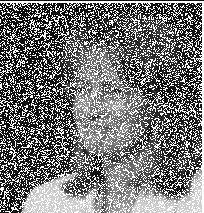
#> input picture Noisy_image.png, 204 x 213 px
$ python fourier_filtering.py
#> lines starting #> are read from the running program, lines starting #| are printed output that depends on the picture; after the words box and inside, x2 and y2 are one past the last pixel; in counts of white or black regions, pixels touching at a corner belong together
import cv2
import numpy as np
#____________________________________________________________________#

# ### Convert gray-scale image to Fourier domain:

image = cv2.imread('Noisy_image.png', cv2.IMREAD_GRAYSCALE)
#> image is the input picture: shape (213, 204); min 12, max 255, mean 122.5

image_pad = np.zeros((426,408))
image_pad[:image.shape[0], :image.shape[1]] = image
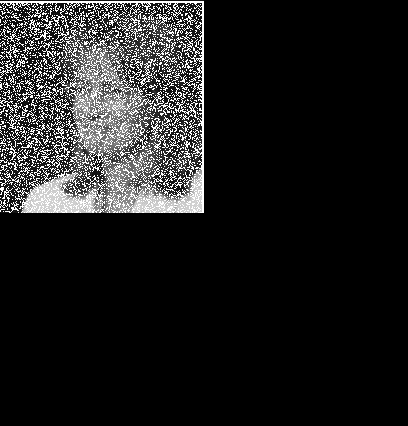
#> image_pad: shape (426, 408) float64; min 0, max 255, mean 30.6

dummy_image = np.zeros((426,408))

for i in range(dummy_image.shape[0]):
    for j in range(dummy_image.shape[1]):
        dummy_image[i, j] = image_pad[i, j] * (-1) ** (i + j)
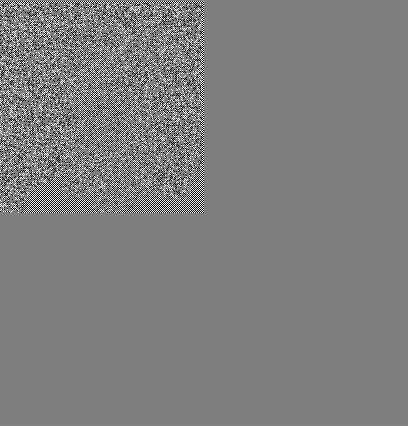
#> dummy_image: shape (426, 408) float64; min -255, max 255, mean 0; drawn with min black and max white


fourier_shift = np.fft.fft2(dummy_image)
visual_purpose = 15*np.log(np.abs(fourier_shift))
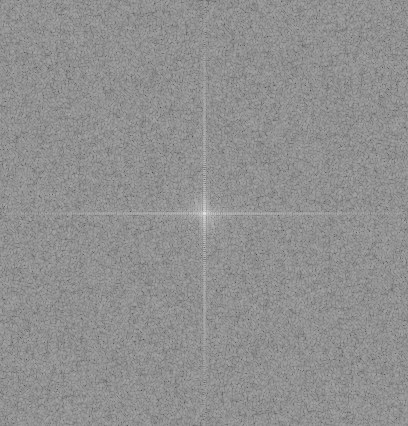
#> visual_purpose: shape (426, 408) float64; min 71.76, max 232.3, mean 144.7

cv2.imwrite('converted_fourier.png', visual_purpose)


#____________________________________________________________________#

# ### Gaussian Filter smoothing:

image = cv2.imread('Noisy_image.png', cv2.IMREAD_GRAYSCALE)

image_pad = np.zeros((426,408))
image_pad[:image.shape[0], :image.shape[1]] = image

dummy_image = np.zeros((426,408))

for i in range(dummy_image.shape[0]):
    for j in range(dummy_image.shape[1]):
        dummy_image[i, j] = image_pad[i, j] * (-1) ** (i + j)

fourier_shift = np.fft.fft2(dummy_image)

dummy = np.zeros((image_pad.shape[0], image_pad.shape[1]),dtype=np.float32)

max_size = 10
for i in range(image_pad.shape[0]):
    for j in range(image_pad.shape[1]):
        size = np.sqrt((i-image_pad.shape[0]/2)**2 + (j-image_pad.shape[1]/2)**2)
        if size <= max_size**2:
            dummy[i,j] = 1
        else:
             dummy[i,j] = 0
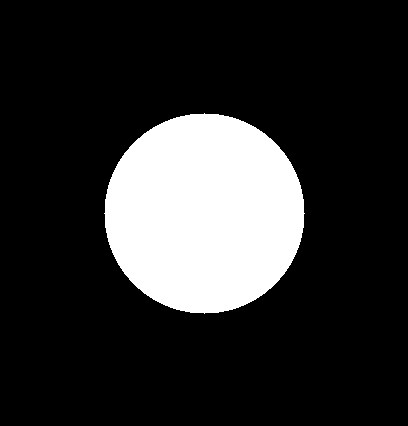
#> dummy: shape (426, 408) float32; values 0 (black) and 1 (white), 18.1% white; 1 white region, box (x1, y1, x2, y2) and area: (104, 113, 305, 314) 31417

low_frequency_shift = fourier_shift  * dummy
inverse_fourier_shift = np.fft.ifftshift(low_frequency_shift)
shifting_back = np.abs(np.fft.ifft2(inverse_fourier_shift))
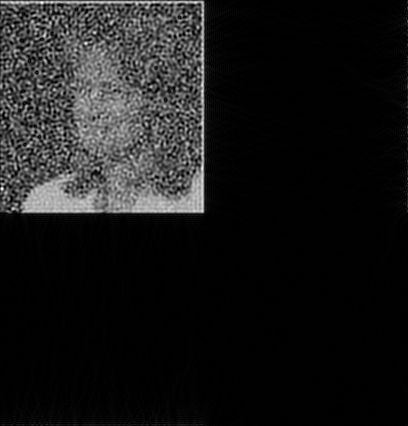
#> shifting_back: shape (426, 408) float64; min 3.21e-05, max 320.3, mean 32.3; drawn with min black and max white

image_without_pad = shifting_back[:image.shape[0], :image.shape[1]]
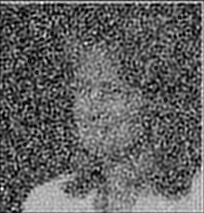
#> image_without_pad: shape (213, 204) float64; min 0.00105, max 320.3, mean 122.3; drawn with min black and max white

cv2.imwrite('gaussian_fourier.png', image_without_pad)
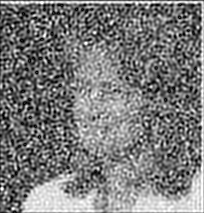
#> saved as gaussian_fourier.png: shape (213, 204); min 0, max 255, mean 122.2

#____________________________________________________________________#
